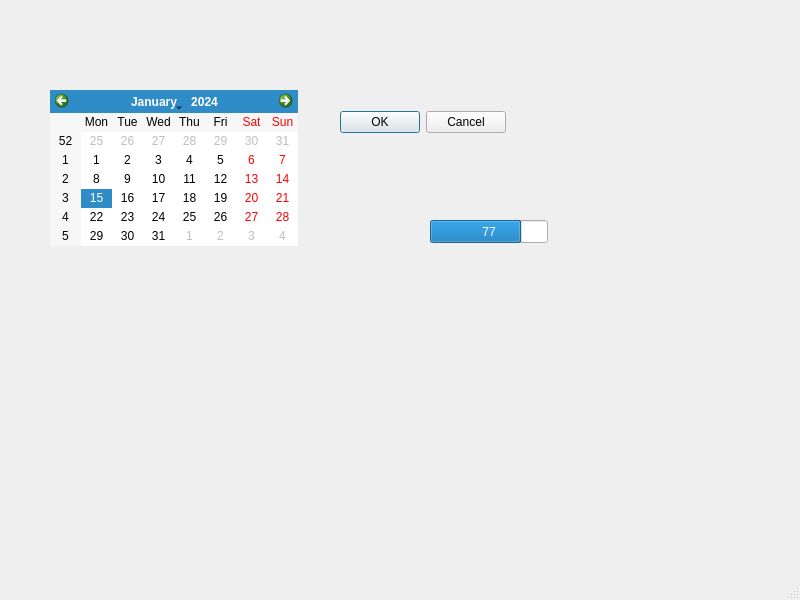
<?xml version="1.0" encoding="UTF-8"?>
<ui version="4.0">
 <class>MainWindow</class>
 <widget class="QMainWindow" name="MainWindow">
  <property name="geometry">
   <rect>
    <x>0</x>
    <y>0</y>
    <width>800</width>
    <height>600</height>
   </rect>
  </property>
  <property name="windowTitle">
   <string>MainWindow</string>
  </property>
  <widget class="QWidget" name="centralwidget">
   <widget class="QCalendarWidget" name="calendarWidget">
    <property name="geometry">
     <rect>
      <x>50</x>
      <y>90</y>
      <width>248</width>
      <height>156</height>
     </rect>
    </property>
    <property name="gridVisible">
     <bool>false</bool>
    </property>
    <property name="selectionMode">
     <enum>QCalendarWidget::SingleSelection</enum>
    </property>
   </widget>
   <widget class="QDialogButtonBox" name="buttonBox">
    <property name="geometry">
     <rect>
      <x>340</x>
      <y>110</y>
      <width>166</width>
      <height>24</height>
     </rect>
    </property>
    <property name="standardButtons">
     <set>QDialogButtonBox::Cancel|QDialogButtonBox::Ok</set>
    </property>
   </widget>
   <widget class="QProgressBar" name="progressBar">
    <property name="geometry">
     <rect>
      <x>430</x>
      <y>220</y>
      <width>118</width>
      <height>23</height>
     </rect>
    </property>
    <property name="maximum">
     <number>31</number>
    </property>
    <property name="value">
     <number>24</number>
    </property>
    <property name="format">
     <string>%p</string>
    </property>
   </widget>
  </widget>
  <widget class="QMenuBar" name="menubar">
   <property name="geometry">
    <rect>
     <x>0</x>
     <y>0</y>
     <width>800</width>
     <height>21</height>
    </rect>
   </property>
  </widget>
  <widget class="QStatusBar" name="statusbar"/>
 </widget>
 <resources/>
 <connections/>
</ui>
